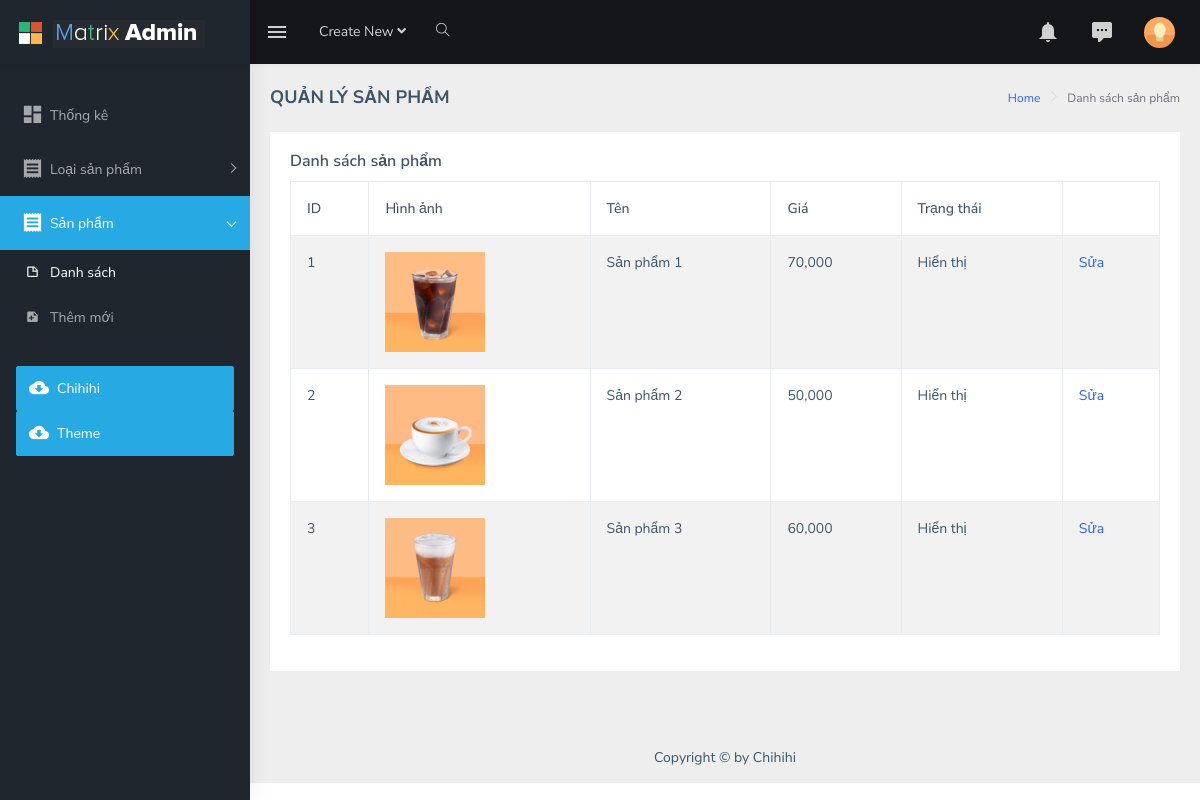
The app's page /admin/sanpham-ds.php with its own data.
### tables this page shows
CREATE TABLE `sanpham` (
  `id_sp` int(11) NOT NULL,
  `ten` varchar(255) DEFAULT NULL,
  `hinhanh` varchar(255) DEFAULT NULL,
  `gia` double DEFAULT NULL,
  `mota` text DEFAULT NULL,
  `trangthai` varchar(255) DEFAULT NULL,
  `id_lsp` int(11) DEFAULT NULL
);

### admin/sanpham-ds.php (the view)
<?php
include 'header.php';
?>
<div class="page-wrapper">
    <div class="page-breadcrumb">
        <div class="row">
            <div class="col-12 d-flex no-block align-items-center">
                <h4 class="page-title">QUẢN LÝ SẢN PHẨM</h4>
                <div class="ms-auto text-end">
                    <nav aria-label="breadcrumb">
                        <ol class="breadcrumb">
                            <li class="breadcrumb-item"><a href="#">Home</a></li>
                            <li class="breadcrumb-item active" aria-current="page">Danh sách sản phẩm</li>
                        </ol>
                    </nav>
                </div>
            </div>
        </div>
    </div>
    <div class="container-fluid">
        <div class="row">
            <div class="col-12">
                <div class="card">
                    <div class="card-body">
                        <h5 class="card-title">Danh sách sản phẩm</h5>
                        <div class="table-responsive">
                            <table id="" class="table table-striped table-bordered">
                                <thead>
                                    <tr>
                                        <th>ID</th>
                                        <th>Hình ảnh</th>
                                        <th>Tên</th>
                                        <th>Giá</th>
                                        <th>Trạng thái</th>
                                        <th></th>
                                    </tr>
                                </thead>
                                <tbody>
                                    <?php
                                    require '../connect.php';
                                    $query = "SELECT * FROM sanpham";
                                    $sanpham_ds = $conn->query($query);
                                    if ($sanpham_ds->num_rows > 0) :
                                        while ($sanpham = $sanpham_ds->fetch_assoc()) :
                                    ?>
                                            <tr>
                                                <td><?= $sanpham['id_sp'] ?></td>
                                                <td>
                                                    <img src="../uploads/<?= $sanpham['hinhanh'] ?>" alt="" width="100px">
                                                </td>
                                                <td><?= $sanpham['ten'] ?></td>
                                                <td><?= number_format($sanpham['gia'])  ?></td>
                                                <td><?= ($sanpham['trangthai'] == 1) ? 'Hiển thị' : 'Ẩn' ?></td>
                                                <td>
                                                    <a href="sanpham-sua.php?id=<?= $sanpham['id_sp'] ?>">Sửa</a>
                                                </td>
                                            </tr>
                                    <?php
                                        endwhile;
                                    endif;
                                    ?>
                                </tbody>
                            </table>
                        </div>
                    </div>
                </div>
            </div>
        </div>
    </div>
    <?php
    include 'footer.php';
    ?>

### records on screen
sanpham: id_sp "1", hinhanh (picture), ten "Sản phẩm 1", gia "70,000", trangthai "Hiển thị"
sanpham: id_sp "2", hinhanh (picture), ten "Sản phẩm 2", gia "50,000", trangthai "Hiển thị"
sanpham: id_sp "3", hinhanh (picture), ten "Sản phẩm 3", gia "60,000", trangthai "Hiển thị"
